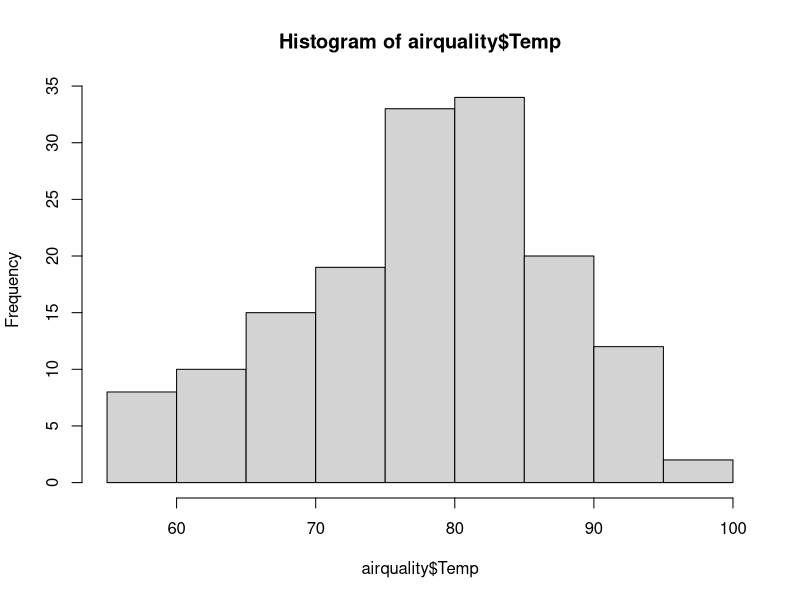
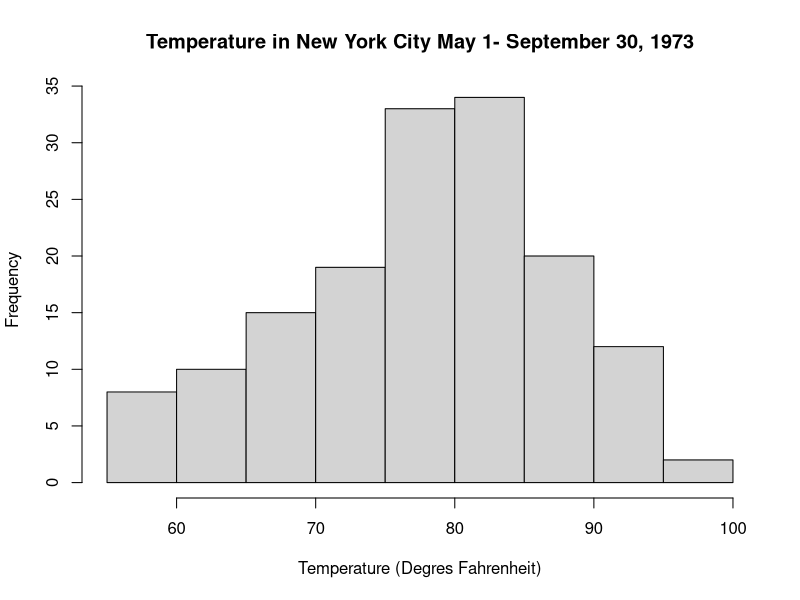
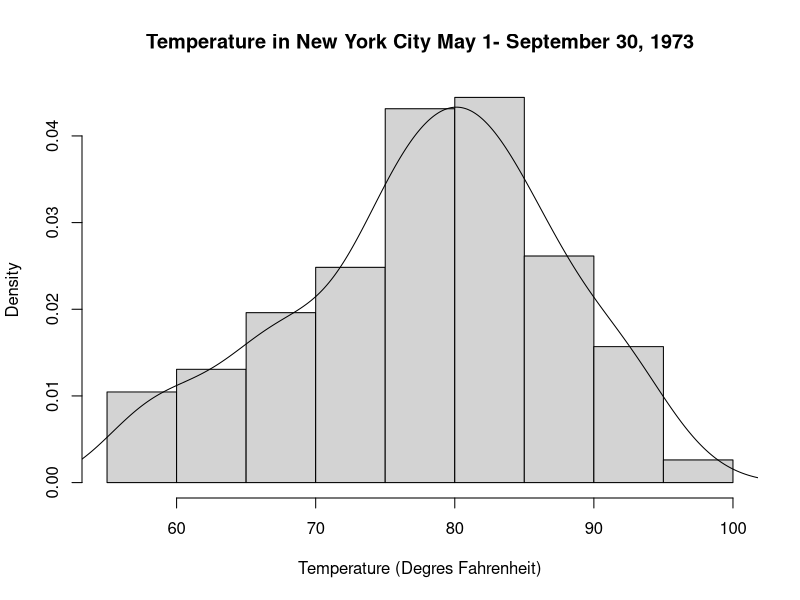
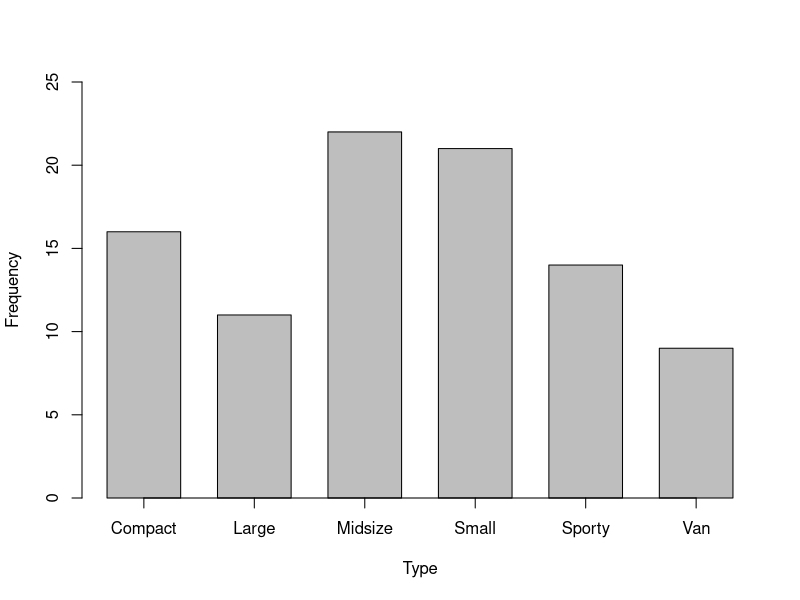
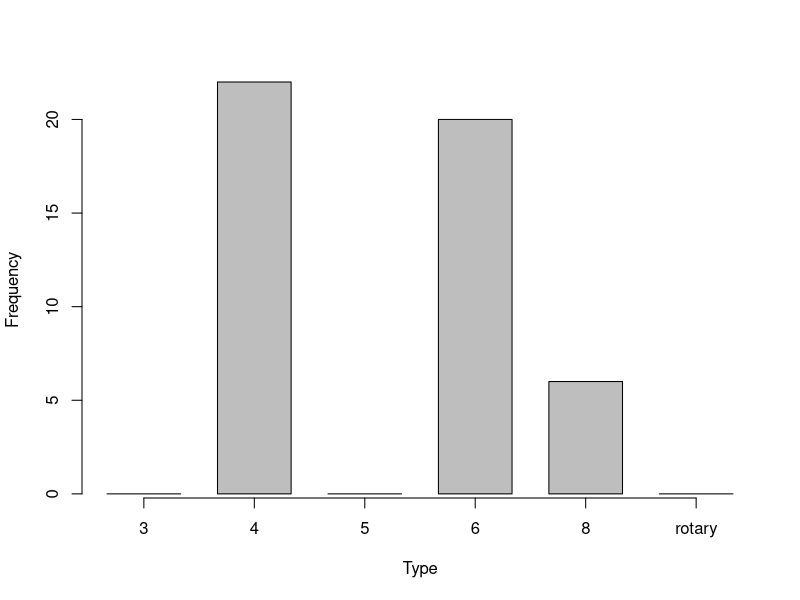
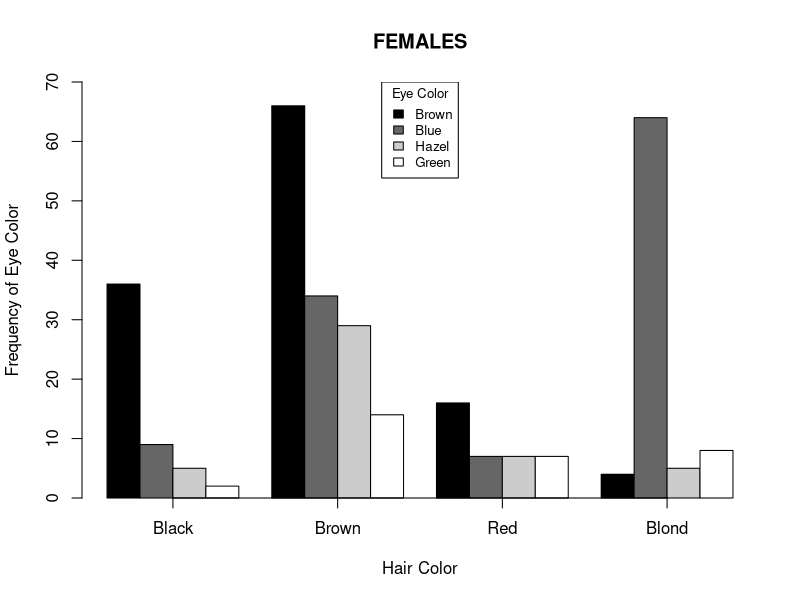
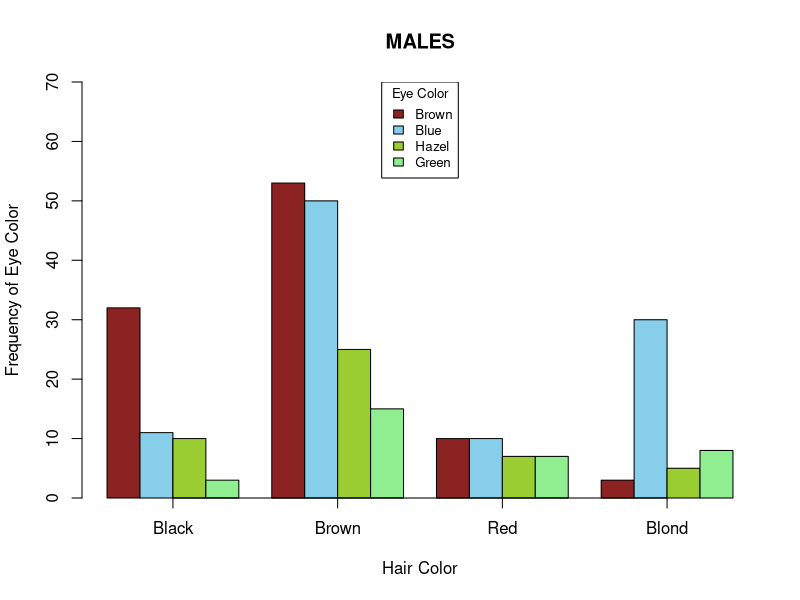
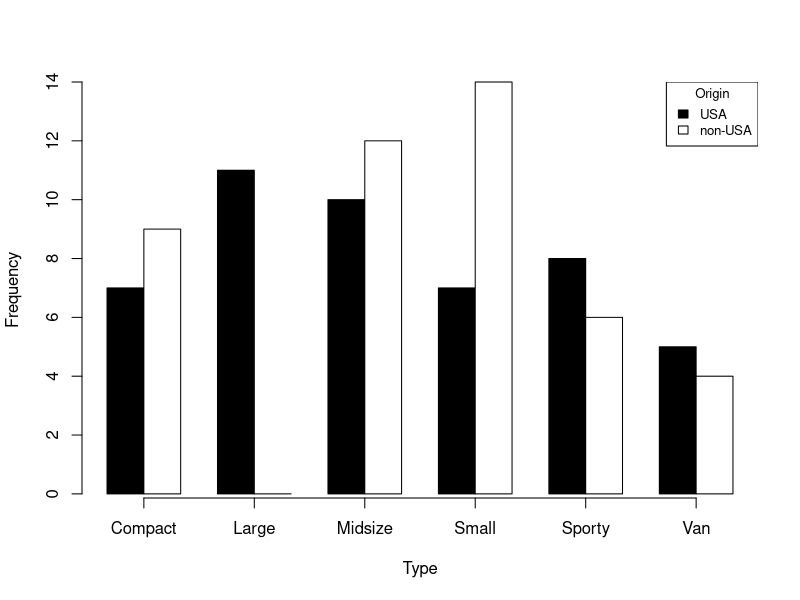

Write the R code that produced these figures, in order. (Note: this script raises an error after producing the figures.)
# Capítulo 2 ----
library(tidyverse)

## drop_na()---------

aq.nomissing <- drop_na(airquality) 
head(aq.nomissing)

head(airquality)

## tibble()---------

library(tibble)
mtcars

mtcars_named <- rownames_to_column(mtcars, var = "car_name")

## gather()----------

## spread()----------

# Capítulo 3----------

## Histogramas----
library(datasets)
head(airquality)

hist(airquality$Temp)

hist(airquality$Temp, 
     xlab = "Temperature (Degres Fahrenheit)",
     main = "Temperature in New York City May 1- September 30, 1973",
     breaks = 10)

## Gráficos de Densidade----
hist(airquality$Temp, 
     xlab = "Temperature (Degres Fahrenheit)",
     main = "Temperature in New York City May 1- September 30, 1973",
     breaks = 10,
     probability = TRUE)
lines(density(airquality$Temp))

## Gráfico de barras----
library(MASS)
head(Cars93[1:3])

table(Cars93$Type)
barplot(table(Cars93$Type),
        ylim = c(0,25),
        xlab = "Type",
        ylab = "Frequency",
        axis.lty = "solid",
        space = .5,
        )

library(dplyr)
USA.Cars93 <- Cars93 %>% 
  filter(Origin == "USA" )

table(USA.Cars93$Cylinders)

barplot(table(USA.Cars93$Cylinders),
        xlab = "Type",
        ylab = "Frequency",
        axis.lty = "solid",
        space = .5,
)

### Agrupando barras----

library(datasets)
females <- HairEyeColor[, , 2]
females

color.names = c("black", "grey40", "grey80", "white")

# traspondo a matriz females
t(females)
barplot(t(females),
        beside = TRUE,
        ylim = c(0, 70),
        xlab = "Hair Color",
        ylab = "Frequency of Eye Color",
        col = color.names,
        axis.lty = "solid",
        main = "FEMALES"
        )
legend("top",
       rownames(t(females)),
       cex = 0.8,
       fill = color.names,
       title = "Eye Color"
       )

## Projeto Rápido: Fazendo o mesmo para Males----
colors() # para ver todas as cores
colors()[grep("yellow", colors())]

### Males----
males <- HairEyeColor[, , 1]
males  
t(males)

color.names2 = c("brown4", "skyblue", "yellowgreen", "lightgreen")

barplot(t(males),
        beside = TRUE,
        ylim = c(0, 70),
        xlab = "Hair Color",
        ylab = "Frequency of Eye Color",
        col = color.names2,
        axis.lty = "solid",
        main = "MALES"  
)
legend("top",
       rownames(t(males)),
       cex = 0.8,
       fill = color.names2,
       title = "Eye Color"
)

## Projeto Rápido: Revendo o Agrupamento----

Type.Origin <- Cars93 %>% 
  dplyr::select(Type, Origin)

table_type <- table(Type.Origin$Type, Type.Origin$Origin)

barplot(
  t(table_type),
  beside = TRUE,
  xlab = "Type",
  ylab = "Frequency",
  axis.lty = "solid",
  col = c("black", "white")
)
legend("topright",
       rownames(t(table_type)),
       cex = 0.8,
       fill = c("black", "white"),
       title = "Origin"
)

## Gráficos de pizza----
library(MASS)
pie(table(Cars93$Type))

## Gráficos de dispersão----
library(datasets)
plot(airquality$Wind, airquality$Temp, 
     pch = 16,
     xlab = "Wind Velocity (MPH)",
     ylab = "Temperature (Farenheit)",
     main = "Temperature vs Wind Velocity"
     )

plot(airquality$Temp ~ airquality$Wind, 
     pch = 16,
     xlab = "Wind Velocity (MPH)",
     ylab = "Temperature (Farenheit)",
     main = "Temperature vs Wind Velocity"
)

## Matriz do gráfico de dispersão----
Ozone.Temp.Wind <- subset(airquality, select = c(Ozone, Temp, Wind))
head(Ozone.Temp.Wind)

pairs(Ozone.Temp.Wind)

## Diagramas de Caixa----
boxplot(Temp ~ Month, 
        data = airquality,
        xaxt = "n")  
axis(1, at=1:5, labels=c("May", "June", "July", "August", "September"))

## Evoluindo para ggplot2----
library(ggplot2)

ggplot(airquality, aes(x = Temp)) +
  geom_histogram()

### Histogramas----
airquality %>% 
  ggplot(aes(x = Temp)) +
  geom_histogram(binwidth = 5,
                 color = "black",
                 fill = "grey80"
                 ) +
  theme_bw() +
  labs(x = "Temperature (Fahrenheit)",
       y = "Frequency",
       title = "Temperature in the airquality Data Frame"
       )
  
### Gráficos de barras----
library(MASS)
ggplot(Cars93, aes(x = Type)) +
  geom_bar() +
  labs(y = "Frequency",
       title = "Car Type and Frequency in Cars93"
         ) +
  theme_wsj()
